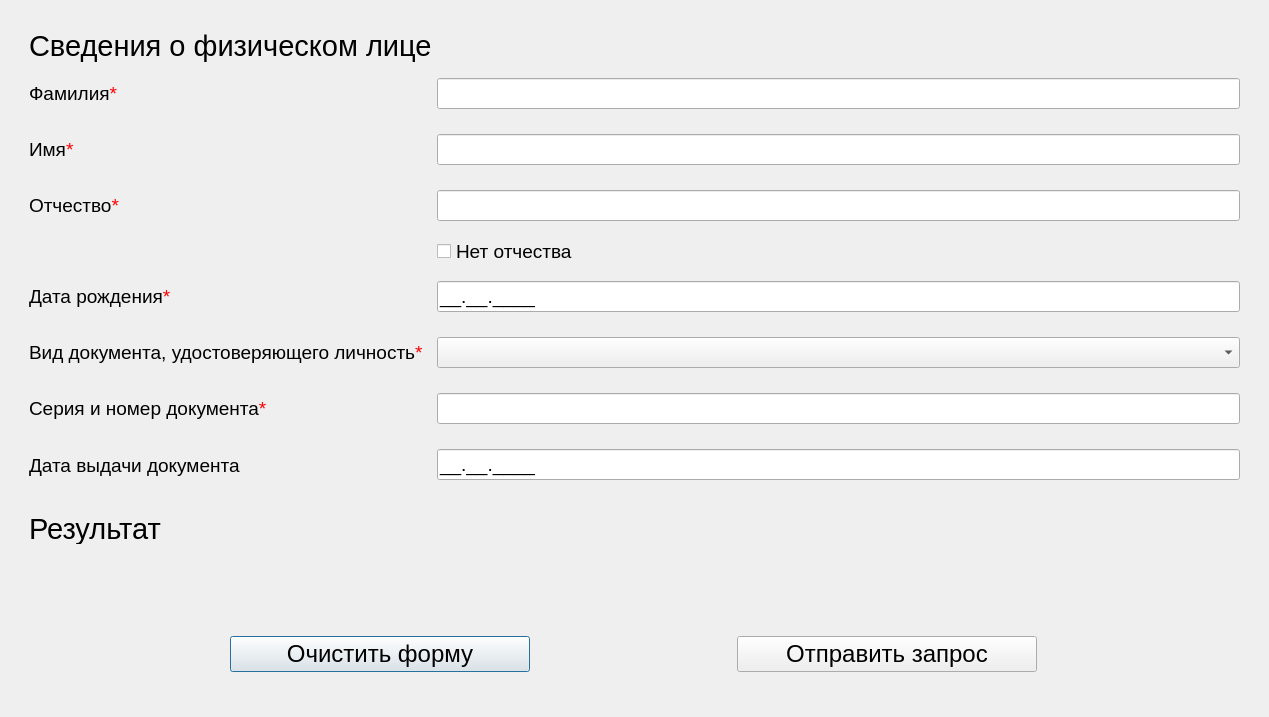
<?xml version="1.0" encoding="UTF-8"?>
<ui version="4.0">
 <class>Dialog</class>
 <widget class="QDialog" name="Dialog">
  <property name="geometry">
   <rect>
    <x>0</x>
    <y>0</y>
    <width>1269</width>
    <height>717</height>
   </rect>
  </property>
  <property name="windowTitle">
   <string>Dialog</string>
  </property>
  <layout class="QGridLayout" name="gridLayout_3">
   <item row="0" column="0">
    <widget class="QWidget" name="widget" native="true">
     <layout class="QGridLayout" name="gridLayout_4">
      <item row="0" column="0">
       <widget class="QWidget" name="widget_3" native="true">
        <property name="minimumSize">
         <size>
          <width>900</width>
          <height>0</height>
         </size>
        </property>
        <property name="maximumSize">
         <size>
          <width>16777215</width>
          <height>500</height>
         </size>
        </property>
        <layout class="QGridLayout" name="gridLayout">
         <item row="0" column="0" colspan="3">
          <widget class="QLabel" name="title_1">
           <property name="maximumSize">
            <size>
             <width>16777215</width>
             <height>40</height>
            </size>
           </property>
           <property name="font">
            <font>
             <pointsize>22</pointsize>
            </font>
           </property>
           <property name="text">
            <string>Сведения о физическом лице</string>
           </property>
          </widget>
         </item>
         <item row="3" column="0">
          <widget class="QLabel" name="label_4">
           <property name="minimumSize">
            <size>
             <width>300</width>
             <height>50</height>
            </size>
           </property>
           <property name="font">
            <font>
             <pointsize>14</pointsize>
            </font>
           </property>
           <property name="text">
            <string>&lt;html&gt;&lt;head/&gt;&lt;body&gt;&lt;p&gt;Отчество&lt;span style=&quot; color:#ff0000;&quot;&gt;*&lt;/span&gt;&lt;/p&gt;&lt;/body&gt;&lt;/html&gt;</string>
           </property>
          </widget>
         </item>
         <item row="6" column="0">
          <widget class="QLabel" name="label_6">
           <property name="minimumSize">
            <size>
             <width>300</width>
             <height>50</height>
            </size>
           </property>
           <property name="font">
            <font>
             <pointsize>14</pointsize>
            </font>
           </property>
           <property name="text">
            <string>&lt;html&gt;&lt;head/&gt;&lt;body&gt;&lt;p&gt;Вид документа, удостоверяющего личность&lt;span style=&quot; color:#ff0000;&quot;&gt;*&lt;/span&gt;&lt;/p&gt;&lt;/body&gt;&lt;/html&gt;</string>
           </property>
           <property name="wordWrap">
            <bool>true</bool>
           </property>
          </widget>
         </item>
         <item row="2" column="1" colspan="2">
          <widget class="QLineEdit" name="first_name">
           <property name="minimumSize">
            <size>
             <width>0</width>
             <height>30</height>
            </size>
           </property>
           <property name="font">
            <font>
             <pointsize>14</pointsize>
            </font>
           </property>
          </widget>
         </item>
         <item row="5" column="0">
          <widget class="QLabel" name="label_5">
           <property name="minimumSize">
            <size>
             <width>300</width>
             <height>50</height>
            </size>
           </property>
           <property name="font">
            <font>
             <pointsize>14</pointsize>
            </font>
           </property>
           <property name="text">
            <string>&lt;html&gt;&lt;head/&gt;&lt;body&gt;&lt;p&gt;Дата рождения&lt;span style=&quot; color:#ff0000;&quot;&gt;*&lt;/span&gt;&lt;/p&gt;&lt;/body&gt;&lt;/html&gt;</string>
           </property>
          </widget>
         </item>
         <item row="5" column="1" colspan="2">
          <widget class="QLineEdit" name="date_birth">
           <property name="minimumSize">
            <size>
             <width>0</width>
             <height>30</height>
            </size>
           </property>
           <property name="font">
            <font>
             <pointsize>14</pointsize>
            </font>
           </property>
           <property name="inputMask">
            <string>99.B9.9999;_</string>
           </property>
          </widget>
         </item>
         <item row="3" column="1" colspan="2">
          <widget class="QLineEdit" name="middle_name">
           <property name="minimumSize">
            <size>
             <width>0</width>
             <height>30</height>
            </size>
           </property>
           <property name="font">
            <font>
             <pointsize>14</pointsize>
            </font>
           </property>
          </widget>
         </item>
         <item row="8" column="0">
          <widget class="QLabel" name="label_8">
           <property name="minimumSize">
            <size>
             <width>300</width>
             <height>50</height>
            </size>
           </property>
           <property name="font">
            <font>
             <pointsize>14</pointsize>
            </font>
           </property>
           <property name="text">
            <string>Дата выдачи документа</string>
           </property>
          </widget>
         </item>
         <item row="1" column="1" colspan="2">
          <widget class="QLineEdit" name="last_name">
           <property name="minimumSize">
            <size>
             <width>0</width>
             <height>30</height>
            </size>
           </property>
           <property name="font">
            <font>
             <pointsize>14</pointsize>
            </font>
           </property>
          </widget>
         </item>
         <item row="1" column="0">
          <widget class="QLabel" name="label_2">
           <property name="minimumSize">
            <size>
             <width>300</width>
             <height>50</height>
            </size>
           </property>
           <property name="font">
            <font>
             <pointsize>14</pointsize>
            </font>
           </property>
           <property name="text">
            <string>&lt;html&gt;&lt;head/&gt;&lt;body&gt;&lt;p&gt;Фамилия&lt;span style=&quot; color:#ff0000;&quot;&gt;*&lt;/span&gt;&lt;/p&gt;&lt;/body&gt;&lt;/html&gt;</string>
           </property>
          </widget>
         </item>
         <item row="4" column="1" colspan="2">
          <widget class="QCheckBox" name="check_otch">
           <property name="font">
            <font>
             <pointsize>14</pointsize>
            </font>
           </property>
           <property name="text">
            <string>Нет отчества</string>
           </property>
          </widget>
         </item>
         <item row="2" column="0">
          <widget class="QLabel" name="label_3">
           <property name="minimumSize">
            <size>
             <width>300</width>
             <height>50</height>
            </size>
           </property>
           <property name="font">
            <font>
             <pointsize>14</pointsize>
            </font>
           </property>
           <property name="text">
            <string>&lt;html&gt;&lt;head/&gt;&lt;body&gt;&lt;p&gt;Имя&lt;span style=&quot; color:#ff0000;&quot;&gt;*&lt;/span&gt;&lt;/p&gt;&lt;/body&gt;&lt;/html&gt;</string>
           </property>
          </widget>
         </item>
         <item row="6" column="1" colspan="2">
          <widget class="QComboBox" name="doc_type">
           <property name="minimumSize">
            <size>
             <width>0</width>
             <height>30</height>
            </size>
           </property>
           <property name="font">
            <font>
             <pointsize>14</pointsize>
            </font>
           </property>
          </widget>
         </item>
         <item row="8" column="1" colspan="2">
          <widget class="QLineEdit" name="doc_date">
           <property name="minimumSize">
            <size>
             <width>0</width>
             <height>30</height>
            </size>
           </property>
           <property name="font">
            <font>
             <pointsize>14</pointsize>
            </font>
           </property>
           <property name="inputMask">
            <string>99.B9.9999;_</string>
           </property>
          </widget>
         </item>
         <item row="7" column="0">
          <widget class="QLabel" name="label_7">
           <property name="minimumSize">
            <size>
             <width>300</width>
             <height>50</height>
            </size>
           </property>
           <property name="font">
            <font>
             <pointsize>14</pointsize>
            </font>
           </property>
           <property name="text">
            <string>&lt;html&gt;&lt;head/&gt;&lt;body&gt;&lt;p&gt;Серия и номер документа&lt;span style=&quot; color:#ff0000;&quot;&gt;*&lt;/span&gt;&lt;/p&gt;&lt;/body&gt;&lt;/html&gt;</string>
           </property>
          </widget>
         </item>
         <item row="7" column="1" colspan="2">
          <widget class="QLineEdit" name="doc_num">
           <property name="minimumSize">
            <size>
             <width>0</width>
             <height>30</height>
            </size>
           </property>
           <property name="font">
            <font>
             <pointsize>14</pointsize>
            </font>
           </property>
          </widget>
         </item>
        </layout>
       </widget>
      </item>
      <item row="1" column="0">
       <widget class="QWidget" name="result_widget" native="true">
        <property name="minimumSize">
         <size>
          <width>0</width>
          <height>100</height>
         </size>
        </property>
        <layout class="QGridLayout" name="gridLayout_2">
         <item row="0" column="0" colspan="2">
          <widget class="QLabel" name="title_2">
           <property name="minimumSize">
            <size>
             <width>0</width>
             <height>30</height>
            </size>
           </property>
           <property name="maximumSize">
            <size>
             <width>16777215</width>
             <height>30</height>
            </size>
           </property>
           <property name="font">
            <font>
             <pointsize>22</pointsize>
            </font>
           </property>
           <property name="text">
            <string>Результат</string>
           </property>
           <property name="alignment">
            <set>Qt::AlignLeading|Qt::AlignLeft|Qt::AlignVCenter</set>
           </property>
          </widget>
         </item>
         <item row="1" column="0" colspan="2">
          <widget class="QLabel" name="result_inn">
           <property name="minimumSize">
            <size>
             <width>400</width>
             <height>30</height>
            </size>
           </property>
           <property name="maximumSize">
            <size>
             <width>16777215</width>
             <height>50</height>
            </size>
           </property>
           <property name="font">
            <font>
             <pointsize>24</pointsize>
            </font>
           </property>
           <property name="text">
            <string/>
           </property>
          </widget>
         </item>
        </layout>
       </widget>
      </item>
      <item row="2" column="0">
       <widget class="QWidget" name="widget_2" native="true">
        <property name="maximumSize">
         <size>
          <width>16777215</width>
          <height>110</height>
         </size>
        </property>
        <layout class="QHBoxLayout" name="horizontalLayout">
         <item>
          <widget class="QPushButton" name="btn_clear">
           <property name="maximumSize">
            <size>
             <width>300</width>
             <height>16777215</height>
            </size>
           </property>
           <property name="font">
            <font>
             <pointsize>18</pointsize>
            </font>
           </property>
           <property name="text">
            <string>Очистить форму</string>
           </property>
          </widget>
         </item>
         <item>
          <widget class="QPushButton" name="btn_send">
           <property name="maximumSize">
            <size>
             <width>300</width>
             <height>16777215</height>
            </size>
           </property>
           <property name="font">
            <font>
             <pointsize>18</pointsize>
            </font>
           </property>
           <property name="text">
            <string>Отправить запрос</string>
           </property>
          </widget>
         </item>
        </layout>
       </widget>
      </item>
     </layout>
    </widget>
   </item>
  </layout>
 </widget>
 <tabstops>
  <tabstop>last_name</tabstop>
  <tabstop>first_name</tabstop>
  <tabstop>middle_name</tabstop>
  <tabstop>check_otch</tabstop>
  <tabstop>date_birth</tabstop>
  <tabstop>doc_type</tabstop>
  <tabstop>doc_num</tabstop>
  <tabstop>doc_date</tabstop>
  <tabstop>btn_send</tabstop>
  <tabstop>btn_clear</tabstop>
 </tabstops>
 <resources/>
 <connections/>
</ui>
